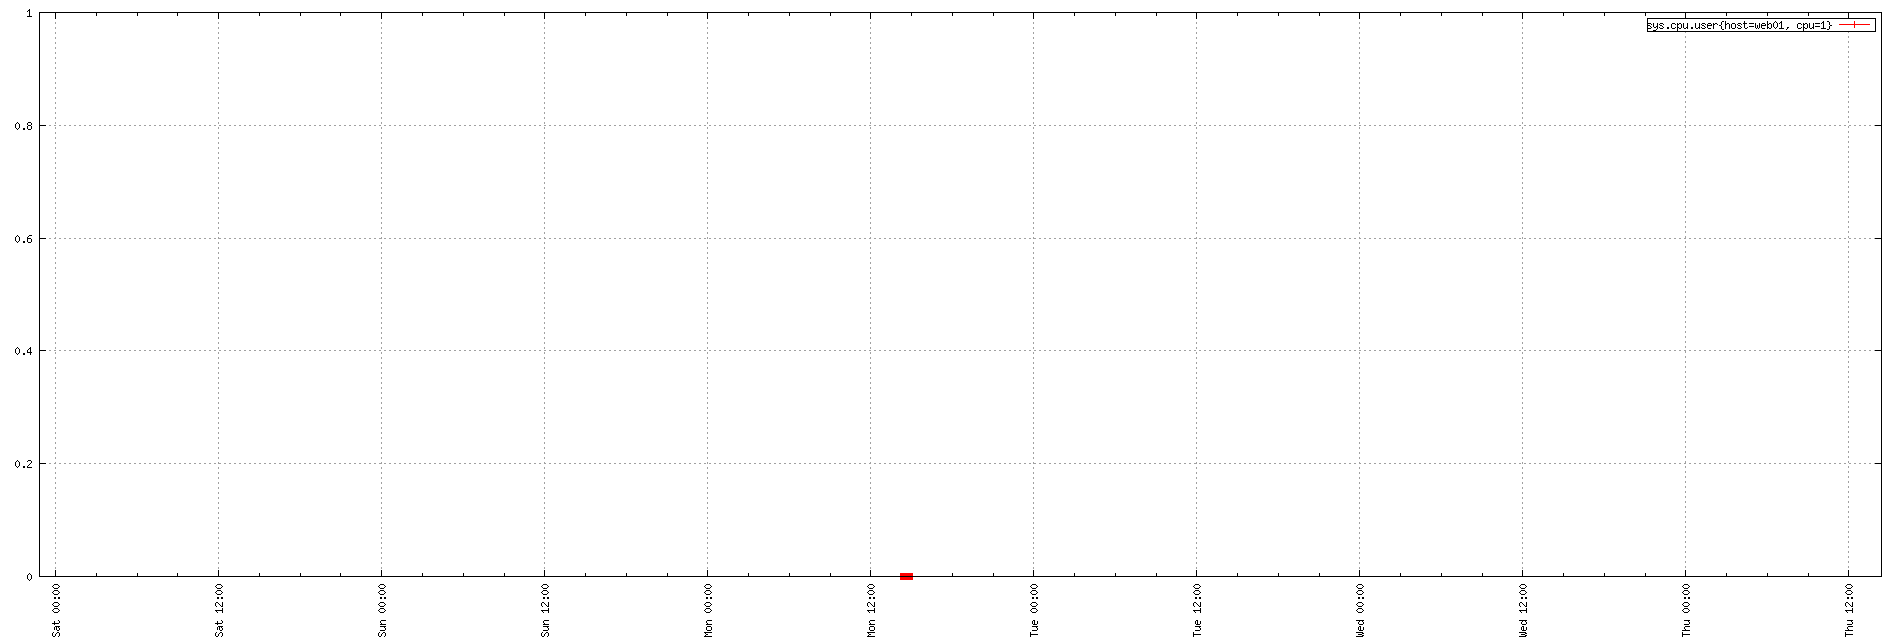

Write gnuplot code to recreate this figure.
set term png small size 1900,644
set xdata time
set timefmt "%s"
if (GPVAL_VERSION < 4.6) set xtics rotate; else set xtics rotate right
set output "${TMPDIR-'tmp'}/tsd/497934cf.png"
set xrange ["1673650109":"1674138231"]
set format x "%a %H:%M"
set grid
set style data linespoint
set key right box
set yrange [0:]
plot  "${TMPDIR-'tmp'}/tsd/497934cf_0.dat" using 1:2 title "sys.cpu.user{host=web01, cpu=1}"
